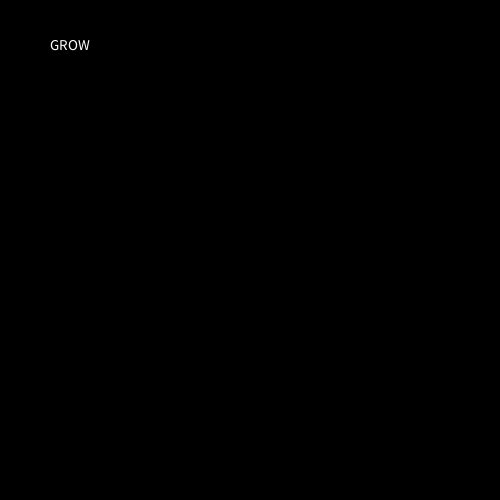
Frame 1 (no input)
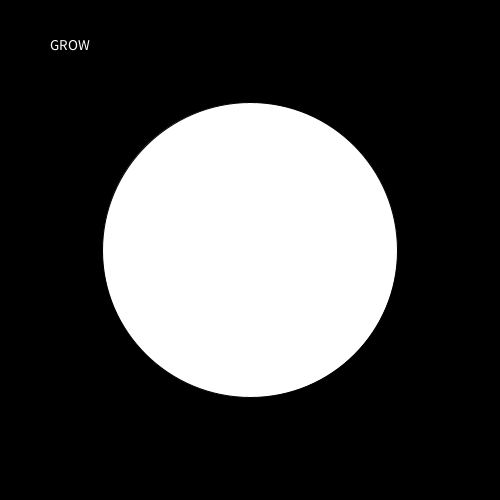
Frame 60 (the mouse pressed at the canvas centre just before this capture)
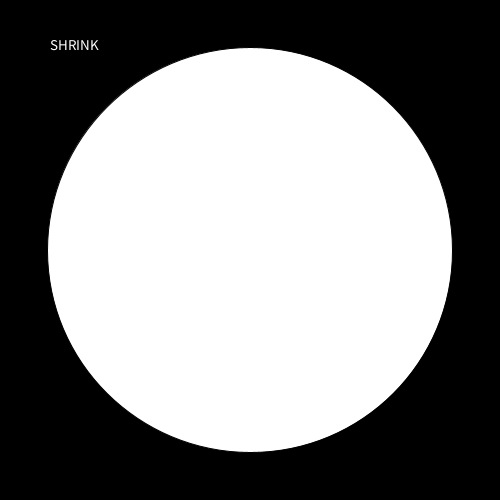
Frame 120 (the mouse held since frame 60 and released just before this capture)

The Processing sketch that drew these frames (run headless with seeded random() and noise(); from frame 60 on, the mouse is pressed at the canvas centre):

// Processing sketch: question1
// ── question1.pde
float radius;
float scale = 5; 

void setup() {
  size(500, 500);
}

void draw() {
  background(0); 

  ellipse(width/2, height/2, radius, radius);  

  radius += scale;

  if (radius == width) {
    radius = -radius;
  }
  
  text(printText(), width*.1, height*.1);
}

String printText() {
  String txt = "blank";
  textSize(15);
  if (radius >= 0) {
    txt = "GROW";
  }
  if (radius <= 0) {
    txt = "SHRINK";
  }
  return txt;
}
